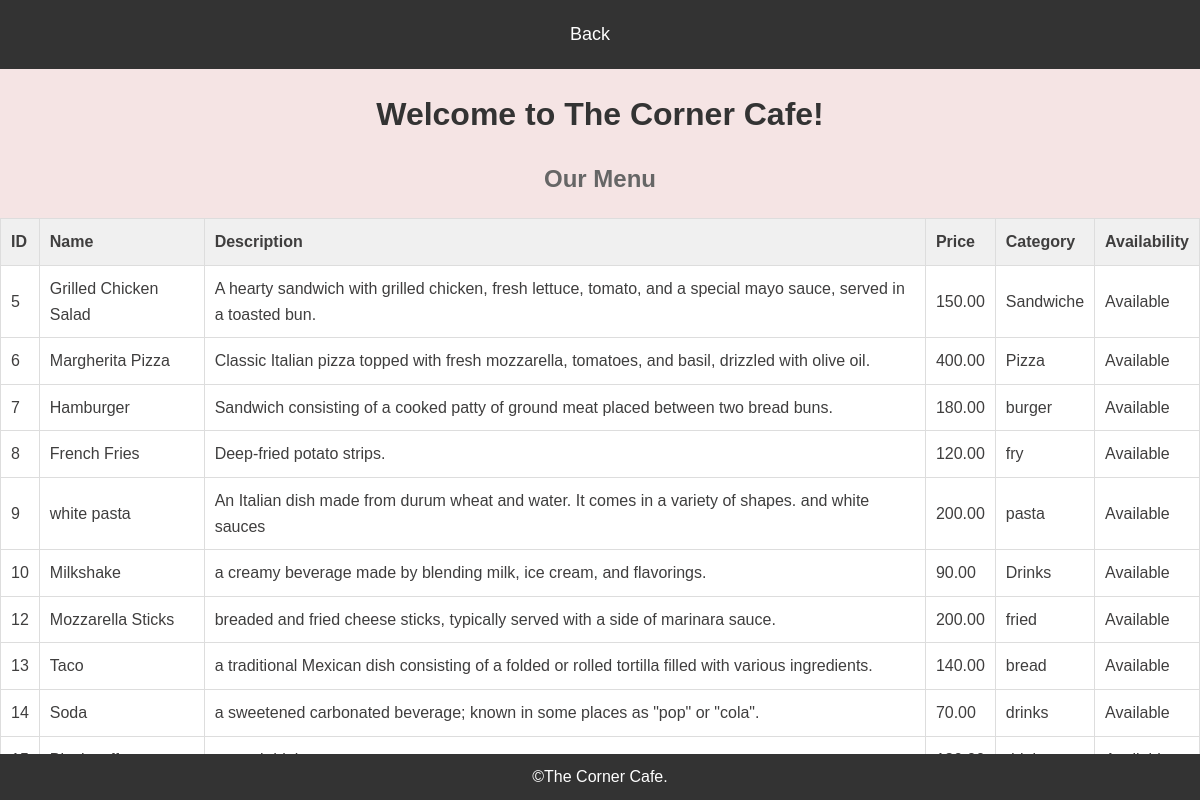
Screenshot of /viewD.php with the database file from the repository.
### tables this page shows
CREATE TABLE `food_items` (
  `id` int(11) NOT NULL,
  `name` varchar(100) NOT NULL,
  `price` decimal(10,2) NOT NULL,
  `description` text NOT NULL,
  `category` varchar(100) DEFAULT NULL,
  `availability` tinyint(1) DEFAULT 1
);

### viewD.php (the view, shortened to what this page needs)
<?php
include 'connect.php';
class FoodItem {
    private $conn;
    public function __construct($dbConnection) {
        $this->conn = $dbConnection;
    }
    public function getAllFoodItems() {
        $sql = "SELECT id, name, description, price, category, availability FROM food_items";
        $result = $this->conn->query($sql);
        if ($result->num_rows > 0) {
            return $result;
        } else {
            return [];
        }
    }
}
$conn = new mysqli($servername, $username, $password, $dbname);
$foodItemObj = new FoodItem($conn);
$foodItems = $foodItemObj->getAllFoodItems();
?>
<!DOCTYPE html>
<html lang="en">
<head>
</head>
<body>
    <header>
        <nav>
            <ul>
                <li><a href="index.html">Back</a></li>
            </ul>
        </nav>
    </header>
    <h1>Welcome to The Corner Cafe!</h1>
    <h2>Our Menu</h2>
    <table class="food-table">
        <thead>
            <tr>
                <th>ID</th>
                <th>Name</th>
                <th>Description</th>
                <th>Price</th>
                <th>Category</th>
                <th>Availability</th>
            </tr>
        </thead>
        <tbody>
            <?php
            if (!empty($foodItems)) {
                while ($row = $foodItems->fetch_assoc()) {
                    echo "<tr>";
                    echo "<td>" . $row['id'] . "</td>";
                    echo "<td>" . $row['name'] . "</td>";
                    echo "<td>" . $row['description'] . "</td>";
                    echo "<td>" . $row['price'] . "</td>";
                    echo "<td>" . $row['category'] . "</td>";
                    echo "<td>" . ($row['availability'] ? 'Available' : 'Not Available') . "</td>";
                    echo "</tr>";
                }
            } else {
                echo "<tr><td colspan='6'>No food items available.</td></tr>";
            }
            ?>
        </tbody>
    </table>
    <footer>
        <p>&copyThe Corner Cafe.</p>
    </footer>
</body>
</html>

### viewD.php (style rules this page uses)
* { box-sizing: border-box; margin: 0; padding: 0; }
body { font-family: Arial, sans-serif; line-height: 1.6; color: #3f3e3e; background-color: #f5e4e4; }
a { text-decoration: none; color: #337ab7; }
header { background-color: #333; padding: 20px; text-align: center; }
header nav ul { list-style: none; padding: 0; }
header nav ul li { display: inline-block; margin-right: 20px; }
header nav ul li a { color: #fff; font-size: 18px; }
h1 { text-align: center; margin: 20px 0; color: #333; }
h2 { text-align: center; margin-bottom: 20px; color: #666; }
.food-table { width: 100%; border-collapse: collapse; margin-bottom: 20px; }
.food-table th, .food-table td { border: 1px solid #ddd; padding: 10px; text-align: left; }
.food-table th { background-color: #f0f0f0; }
.food-table td { background-color: #fff; }
footer { position: fixed; bottom: 0; left: 0; width: 100%; background-color: #333; color: #fff; padding: 10px; text-align: center; }

### rows the page displays
food_items: id "5", name "Grilled Chicken Salad", description "A hearty sandwich with grilled chicken, fresh lettuce, tomato, and a special mayo sauce, served in a toasted bun.", price "150.00", category "Sandwiche", availability "Available"
food_items: id "6", name "Margherita Pizza", description "Classic Italian pizza topped with fresh mozzarella, tomatoes, and basil, drizzled with olive oil.", price "400.00", category "Pizza", availability "Available"
food_items: id "7", name "Hamburger", description "Sandwich consisting of a cooked patty of ground meat placed between two bread buns.", price "180.00", category "burger", availability "Available"
food_items: id "8", name "French Fries", description "Deep-fried potato strips.", price "120.00", category "fry", availability "Available"
food_items: id "9", name "white pasta", description "An Italian dish made from durum wheat and water. It comes in a variety of shapes. and white sauces", price "200.00", category "pasta", availability "Available"
food_items: id "10", name "Milkshake", description "a creamy beverage made by blending milk, ice cream, and flavorings.", price "90.00", category "Drinks", availability "Available"
food_items: id "12", name "Mozzarella Sticks", description "breaded and fried cheese sticks, typically served with a side of marinara sauce.", price "200.00", category "fried", availability "Available"
food_items: id "13", name "Taco", description "a traditional Mexican dish consisting of a folded or rolled tortilla filled with various ingredients.", price "140.00", category "bread", availability "Available"
food_items: id "14", name "Soda", description "a sweetened carbonated beverage; known in some places as \"pop\" or \"cola\".", price "70.00", category "drinks", availability "Available"
